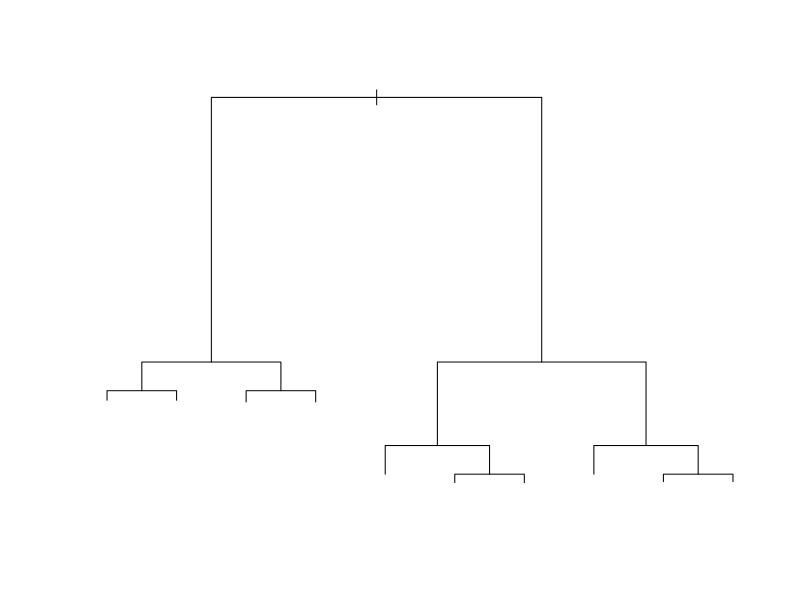

The R script that drew this image:
n <- 200
x1 <- rgamma(n, 5, 2)
x2 <- runif(n)
x3 <- rnorm(n)
eps <- rnorm(n, 0, 1)

y <- 2 + x1 + 42 * x2 - exp(pi) * x3 + eps

df <- data.frame(y, x1, x2, x3)

model <- lm(y~., df)
model
summary(model)

new <- data.frame(x1 =1, x2 = 2, x3 = 3)


predict(model, new)

pred <- predict(model)

(MSE <- sum((y - pred)^2)/n)

library(rpart)

tree <- rpart(y~., df)
summary(tree)
plot(tree)

pred_tree <- predict(tree)
(MSE <- sum((y - pred_tree)^2)/n)



library(MASS)

data("Pima.te")

class(Pima.te$type)

tree <- rpart(type~., Pima.te)
pred_tree <- predict(tree, Pima.te)
head(pred_tree)
class_tree <- round(pred_tree[ ,2])
# class_tree <- pred_tree[ ,2] > 0.5
class_tree <- ifelse(pred_tree[ ,2] > 0.5, "Yes", "No")
class_tree

Acc_tree = sum(class_tree == Pima.te$type) / nrow(Pima.te)
Acc_tree

library(pROC)
roc_obj <- roc(Pima.te$type, pred_tree[,2])
auc(roc_obj)

#mltools::auc_roc()
#DALEX::loss_one_minus_auc()

model_glm <- glm(type~., Pima.te, family = "binomial")
model_glm

pred_glm <- predict(model_glm, type = "response")
pred_glm
class_glm <- ifelse(pred_glm > 0.5, "Yes", "No")

Acc_glm = sum(class_glm == Pima.te$type) / nrow(Pima.te)
Acc_glm


library(e1071)
model_svm <- svm(type~., Pima.te)
pred_svm <- predict(model_svm)
